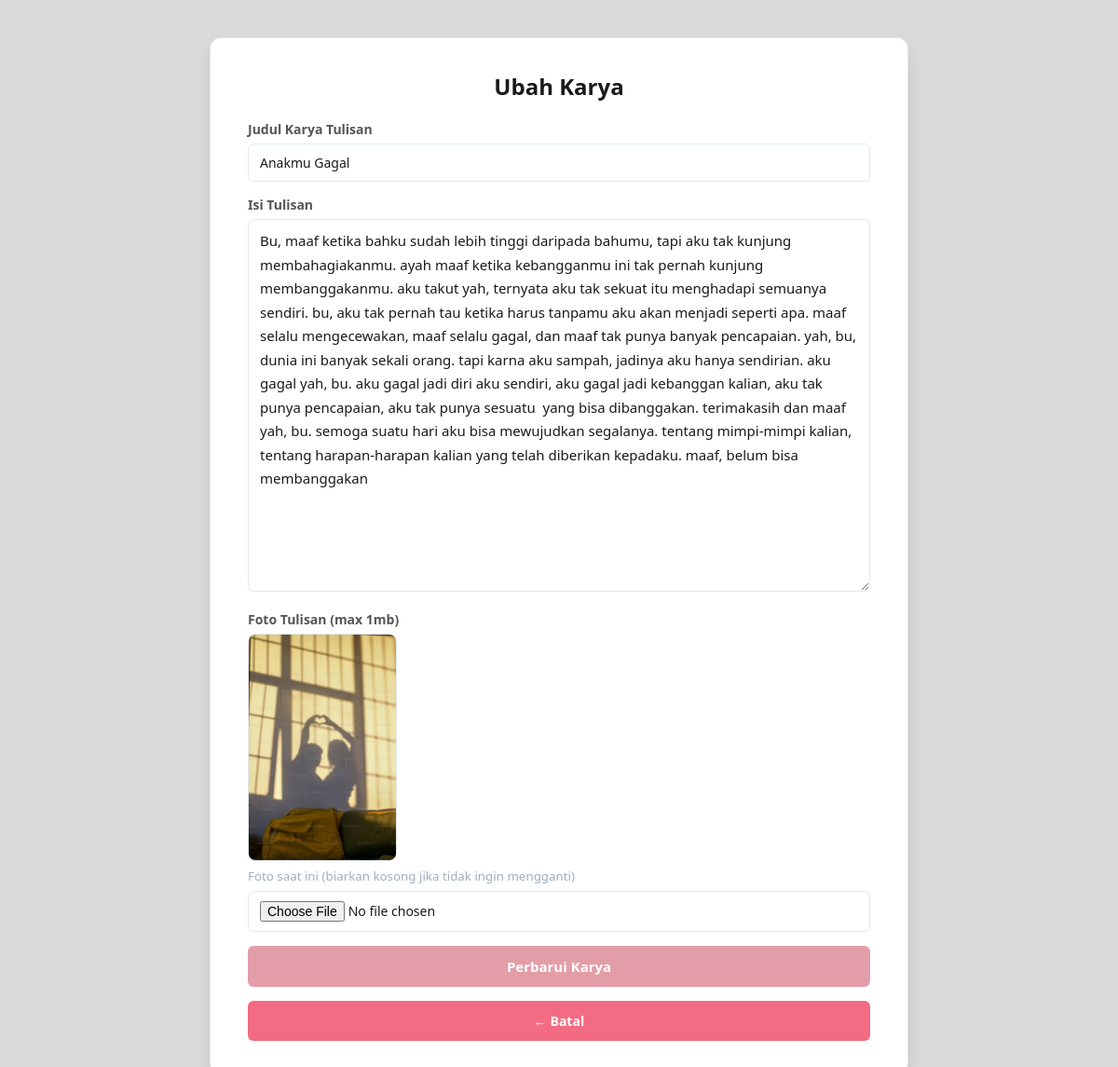
The app's page /ubah.php?id=8 (signed in) with its own data.
### tables this page shows
CREATE TABLE `notes` (
  `id` int(11) NOT NULL,
  `user_id` int(11) NOT NULL,
  `judul` varchar(255) NOT NULL,
  `isi` text NOT NULL,
  `foto` varchar(255) NOT NULL,
  `dibuat_pada` datetime DEFAULT current_timestamp(),
  `diupdate_pada` datetime DEFAULT current_timestamp() ON UPDATE current_timestamp()
);

### functions.php (called while the page is built, shortened)
<?php
$conn = mysqli_connect("localhost", "root", "", "arsipkarya");
function query($query){
    global $conn;
    $result = mysqli_query($conn, $query);
    $rows = [];
    while($row = mysqli_fetch_assoc($result)){
        $rows[] = $row;
    }
    return $rows;
}

### ubah.php (the view, shortened to what this page needs)
<?php
require 'functions.php';
$id = (int) $_GET["id"];
$user_id = $_SESSION["user_id"];
$note = query("SELECT * FROM notes WHERE id = $id AND user_id = $user_id")[0];
?>
<!DOCTYPE html>
<html lang="id">
<head>
    <link rel="stylesheet" href="style.css">
</head>
<body>
    <div class="container-tulis">
        <h1>Ubah Karya</h1>
        <form action="" method="POST" enctype="multipart/form-data">
            <ul>
                <li>
                    <label for="judul">Judul Karya Tulisan</label>
                    <input type="text" name="judul" id="judul" value="<?= htmlspecialchars($note["judul"]); ?>" required>
                </li>
                <li>
                    <label for="isi">Isi Tulisan</label>
                    <textarea name="isi" id="isi" class="textarea-besar" required><?= htmlspecialchars($note["isi"]); ?></textarea>
                </li>
                <li>
                    <label for="foto">Foto Tulisan (max 1mb)</label>
                    <?php if ($note["foto"]): ?>
                        <div class="preview-foto-lama">
                            <img src="img/<?= htmlspecialchars($note["foto"]); ?>" alt="Foto saat ini">
                            <small>Foto saat ini (biarkan kosong jika tidak ingin mengganti)</small>
                        </div>
                    <?php endif; ?>
                    <input type="file" name="foto" id="foto">
                </li>
                <li>
                    <button type="submit" name="submit">Perbarui Karya</button>
                </li>
            </ul>
            <a href="index.php" class="link-back">← Batal</a>
        </form>
    </div>
</body>
</html>

### style.css (style rules this page uses)
:root { --bg-page: #dcdbdb; --bg-surface: #ffffff; --bg-surface-2: #f7fafc; --border: #e2e8f0; --border-soft: #f0f0f0; --teks: #1a1a1a; --teks-judul: #2d3748; --teks-muted: #718096; --teks-faint: #a0aec0; --teks-label: #555; --shadow-card: 0 6px 16px rgba(0, 0, 0, 0.04); --shadow-header: 0 4px 12px rgba(0, 0, 0, 0.02); --aksen-pink: #e39da9; --aksen-pink-hover: #f36c83; }
* { margin: 0; padding: 0; box-sizing: border-box; font-family: "Segoe UI", Tahoma, Geneva, Verdana, sans-serif; }
body { background-color: var(--bg-page); display: flex; justify-content: center; align-items: flex-start; min-height: 100vh; margin: 0; padding: 40px 20px; transition: background-color 0.2s ease; }
h1 { font-size: 24px; margin-bottom: 20px; color: var(--teks); text-align: center; }
ul { list-style: none; }
li { margin-bottom: 15px; }
label { display: block; font-size: 14px; font-weight: 600; margin-bottom: 6px; color: var(--teks-label); }
input[type="text"], input[type="password"], textarea, input[type="file"] { width: 100%; padding: 10px 12px; border: 1px solid var(--border); border-radius: 6px; font-size: 14px; background-color: var(--bg-surface); color: var(--teks); transition: all 0.3s ease; }
button { width: 100%; padding: 12px; background-color: var(--aksen-pink); color: white; border: none; border-radius: 6px; font-size: 15px; font-weight: bold; cursor: pointer; transition: background 0.2s ease; }
.link-back { display: block; text-align: center; margin-top: 15px; font-size: 14px; color: #ffffff; text-decoration: none; background-color: #f36c83; padding: 12px 18px; border-radius: 6px; font-weight: bold; }
.container-tulis { width: 100%; max-width: 750px; background-color: var(--bg-surface); padding: 35px 40px; border-radius: 12px; border: 1px solid var(--border); box-shadow: 0 10px 25px rgba(0, 0, 0, 0.08), 0 4px 10px rgba(0, 0, 0, 0.03); }
.textarea-besar { min-height: 400px; resize: vertical; line-height: 1.7; font-size: 15px; }
.preview-foto-lama { margin: 6px 0; }
.preview-foto-lama img { max-width: 160px; border-radius: 8px; border: 1px solid var(--border); display: block; margin-bottom: 4px; }
.preview-foto-lama small { color: var(--teks-faint); }

### records on screen
notes: judul "Anakmu Gagal", isi "Bu, maaf ketika bahku sudah lebih tinggi daripada bahumu, tapi aku tak kunjung membahagiakanmu. ayah maaf ketika kebangganmu ini tak pernah kunjung membanggakanmu. aku takut yah, ternyata aku tak sekuat itu menghadapi semuanya sendiri. bu, aku tak pernah tau ketika harus tanpamu aku akan menjadi seperti apa. maaf selalu mengecewakan, maaf selalu gagal, dan maaf tak punya banyak pencapaian. yah, bu, dunia ini banyak sekali orang. tapi karna aku sampah, jadinya aku hanya sendirian. aku gagal yah, bu. aku gagal jadi diri aku sendiri, aku gagal jadi kebanggan kalian, aku tak punya pencapaian, aku tak punya sesuatu yang bisa dibanggakan. terimakasih dan maaf yah, bu. semoga suatu hari aku bisa…", foto (picture)
